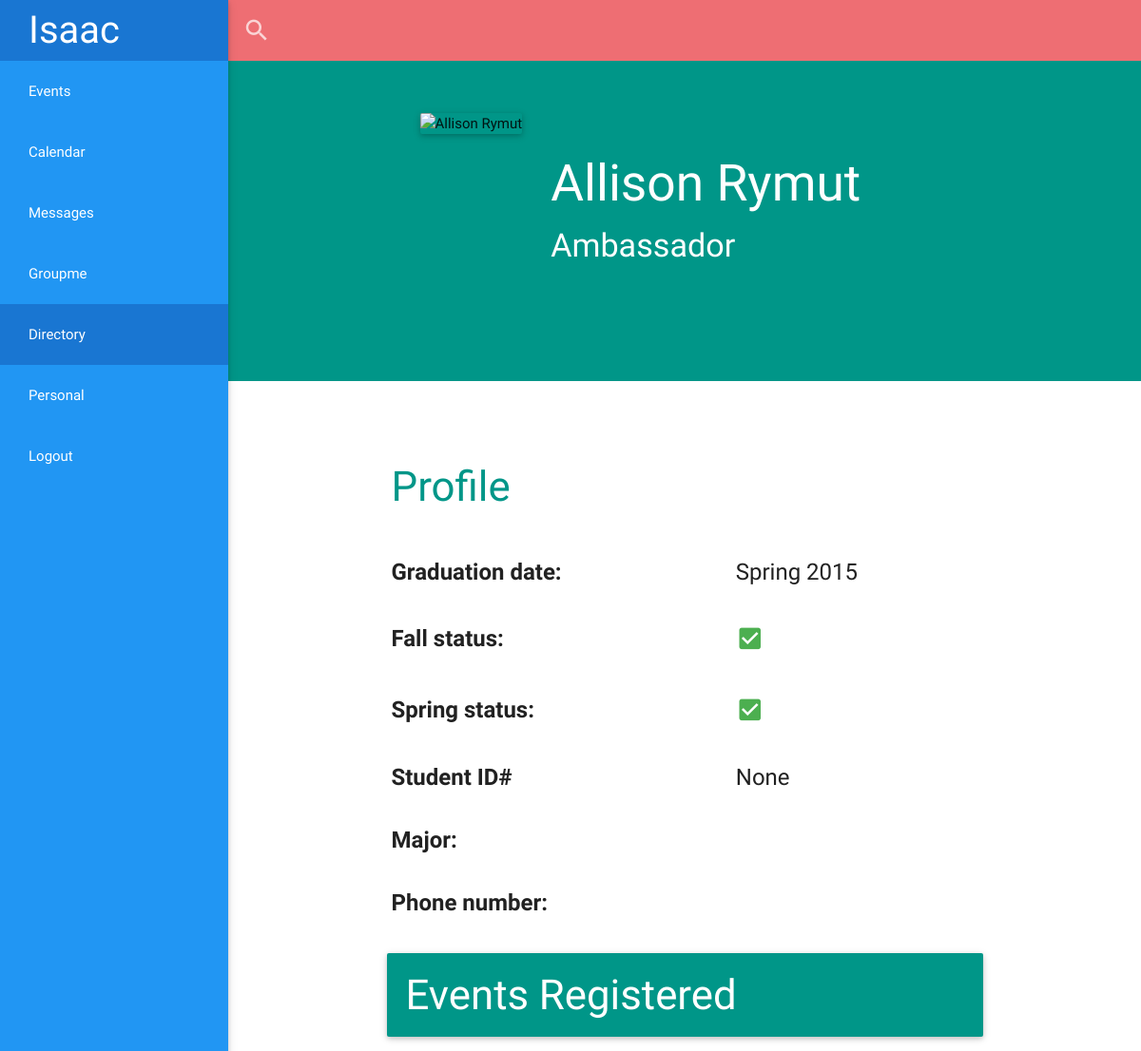
/directory/23 (signed in), run on the app's committed database.
### personal/models.py (models this page shows)
class EngineeringAmbassador(models.Model):
     user = models.OneToOneField(User)
     picture = models.ImageField(blank = True, upload_to = 'profile_pics/')
     rank = models.CharField(max_length = 20, blank = True, default ="Ambassador")
     aboutme = models.TextField(max_length = 500, blank = True)
     grad_semester = models.CharField(max_length = 6, blank = True, default="Spring")
     grad_year = models.CharField(max_length = 4, blank = True, default = "2015")
     fall_status = models.BooleanField(default=True)
     spring_status = models.BooleanField(default=True)
     student_id = models.PositiveIntegerField(blank = True, null=True)
     company_designation = models.CharField(max_length = 20, blank=True)
     companies_worked = models.TextField(blank = True)
     major = models.CharField(blank=True, max_length = 40)
     major_2 = models.CharField(max_length = 40, blank = True)
     minor = models.CharField(max_length = 40, blank = True)
     minor_2 = models.CharField(max_length = 40, blank = True)
     schreyer_honors = models.BooleanField(default = False)
     phone = models.CharField(max_length = 10, blank=True)
     groupme_id = models.CharField(max_length = 20, blank=True, null=True)
     def __unicode__(self):
		return self.user.first_name + ' ' + self.user.last_name

### directory/views.py (the view, shortened to what this page needs)
# urls.py: url(r'^(?P<ambassador_id>\d+)', views.ambassador_profile, name = 'ambassador_profile'),
@login_required(login_url='/login/')
def ambassador_profile(request, ambassador_id = None):
    stylesheet = 'personal/profile.css'
    app = 'directory'
    user = get_object_or_404(User, id = ambassador_id)
    ambassador = get_object_or_404(EngineeringAmbassador, user = user)
    events_registered = sorted(chain(user.outreach.all(), user.tours.all()), key=lambda instance: instance.date)
    return render(request, 'directory/ambassador_profile.html', {'stylesheet':stylesheet, 'app': app, 'ambassador':ambassador, 'events_registered':events_registered, })

### directory/templates/directory/ambassador_profile.html
{% include 'header.html' %}
{% include 'directory/directory_search.html' %}
{% include 'personal/profile_header.html' %}
{% include 'personal/profile_template.html' %}
{% include 'personal/profile_events.html' %}
{% include 'footer.html' %}

### personal/templates/personal/profile_header.html (shortened to what this page needs)
<div id="profile-header" class="valign-wrapper teal">
    <div id="header-content" class="container valign ">
        <div id="profile-pic-wrapper"><img {% if ambassador.picture %}src='{{ambassador.picture.url}}'{% endif %} alt="{{ambassador}}" id='profile_pic' align="middle"></div>
        <div id="header-text-wrapper" class="white-text">
            <h2>{{ambassador}}</h2>
            <h4>{{ambassador.company_designation}} {{ambassador.rank}}</h4>
        </div>
    </div>
</div>
<div id="aboutme" class="white-text teal">
</div>

### personal/templates/personal/profile_template.html (shortened to what this page needs)
<div id="profile" class="container">
    <table>
    <tr>
        <th><h3 class="teal-text">Profile</h3></th>
    </tr>
        <tr>
            <th>Graduation date:</th>
            <td>{{ambassador.grad_semester}} {{ambassador.grad_year}}</td>
        </tr>
        <tr>
            <th>Fall status:</th>
            <td>{% if ambassador.fall_status %}<i class="green-text small mdi-toggle-check-box"></i>{% else %}<i class="small mdi-toggle-check-box-outline-blank"></i>{% endif %}</td>
        </tr>
        <tr>
            <th>Spring status:</th>
            <td>{% if ambassador.spring_status %}<i class="green-text small mdi-toggle-check-box"></i>{% else %}<i class="small mdi-toggle-check-box-outline-blank"></i>{% endif %}</td>
        </tr>
        <tr>
            <th>Student ID#</th>
            <td>{{ambassador.student_id}}</td>
        </tr>
        <tr>
            <th>Major:</th>
            <td>{{ambassador.major}}</td>
        </tr>
        <tr>
            <th>Phone number: </th>
            <td>{{ambassador.phone}}</td>
        </tr>
    </table>
</div>

### static/overall.css (style rules this page uses)
body { padding-left: 240px; }
td, th { font-size: 24px; }

### static/personal/profile.css (style rules this page uses)
#profile-header { padding:50px; }
#header-content { display:block; }
#profile-pic-wrapper, #header-text-wrapper { float: left; padding: 0; }
#header-text-wrapper { margin-top:50px; }
#profile_pic { height: 200px; width: 200px; margin-right: 30px; border-radius:2px; box-shadow: 0 2px 5px 0 rgba(0, 0, 0, 0.16), 0 2px 10px 0 rgba(0, 0, 0, 0.12); }
h2 { margin: 0; }
#aboutme { padding: 30px; word-wrap:break-word; }
#profile { margin-top:50px; }
table { margin: 0px; margin-bottom: 20px; }

### data on the page
EngineeringAmbassador: user.last_name "Allison Rymut", rank "Ambassador", grad_semester "Spring", grad_year "2015", student_id "None"
